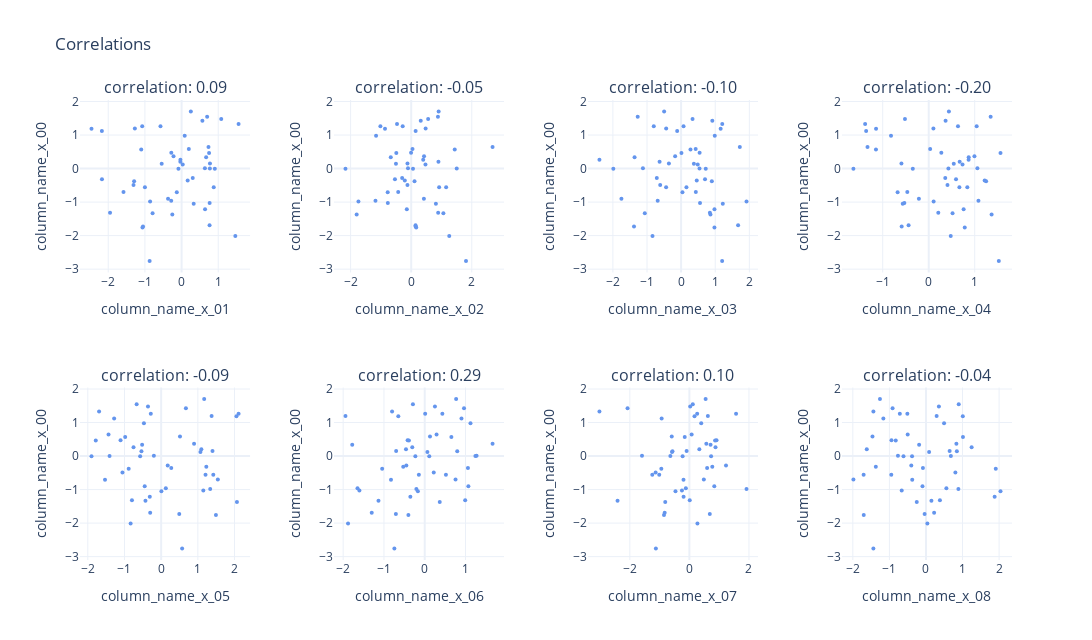

The notebook cell this image was saved under:
### Code cell
# Correlation plot with one specific variable

main_col = "column_name_x_00"
col_names = [
    "column_name_x_01",
    "column_name_x_02",
    "column_name_x_03",
    "column_name_x_04",
    "column_name_x_05",
    "column_name_x_06",
    "column_name_x_07",
    "column_name_x_08",
]
pairs = list(itertools.combinations(col_names, r=2))
n_plots = len(col_names)
n_plot_cols = 4
n_plot_rows = math.ceil(n_plots / n_plot_cols)

fig = subplots.make_subplots(
    rows=n_plot_rows,
    cols=n_plot_cols,
    subplot_titles=[
        f"correlation: {np.corrcoef(d_plot[main_col], d_plot[col])[0, 1]:0.2f}"
        for col in col_names
    ],
    horizontal_spacing=0.09,
)
for i in range(n_plots):
    fig.add_trace(
        go.Scatter(
            x=d_plot[col_names[i]],
            y=d_plot[main_col],
            name="",
            mode="markers",
            marker=dict(color="cornflowerblue", size=4, symbol="circle"),
        ),
        row=1 + i // n_plot_cols,
        col=1 + i % n_plot_cols,
    )
    fig.update_xaxes(
        title_text=col_names[i], row=1 + i // n_plot_cols, col=1 + i % n_plot_cols
    )
    fig.update_yaxes(
        title_text=main_col, row=1 + i // n_plot_cols, col=1 + i % n_plot_cols
    )
fig.update_traces(hovertemplate="x: %{x:0.3f}" + "<br>y: %{y:0.3f}")
fig.update_layout(
    template="plotly_white",
    width=1200,
    height=80 + 280 * n_plot_rows,
    title="Correlations",
    legend_title="Legend",
    showlegend=False,
)

### Figure 1 — Plotly figure (JSON) as saved in the notebook; plotly's stock layout.template omitted (floating-point values rounded to 4 significant figures)
{"data": [{"hovertemplate": "x: %{x:0.3f}<br>y: %{y:0.3f}", "marker": {"color": "cornflowerblue", "size": 4, "symbol": "circle"}, "mode": "markers", "name": "", "type": "scatter", "x": [-0.1306, -1.31, -2.171, -1.066, -0.03316, 1.466, 0.8766, 0.67, 0.6974, -0.2528, 0.568, 0.3044, -1.0, -2.456, 0.2523, 0.7631, -1.583, 0.198, 0.08525, 0.6405, -0.7907, 0.7712, -1.951, -1.294, -1.074, 0.03069, 0.7741, -0.8714, 0.1663, 0.6358, 1.082, -0.2828, 1.555, -0.8583, -0.2797, -0.08542, -0.2196, -2.174, 0.9063, 0.7503, -0.5753, -0.369, 0.7657, -1.101, 0.7338, -0.03157, -1.274, 0.3304, -0.5425, -1.052], "xaxis": "x", "y": [-0.7032, -0.4903, -0.3218, -1.755, 0.2067, -2.011, -0.5573, 0.3372, 1.549, -1.371, 1.425, -0.2795, -0.5596, 1.186, 1.699, -1.691, -0.6995, 0.583, 0.9782, -1.217, -1.329, -0.001455, -1.315, -0.3796, 1.265, 0.1207, 0.1479, -2.754, -0.3569, 0.007718, 1.478, -0.9576, 1.329, -0.9858, 0.4716, -0.008747, 0.367, 1.119, -0.00839, 0.4663, 1.263, -0.9017, -1.029, 0.5697, 0.6417, 0.2598, 1.193, -1.046, 0.1399, -1.731], "yaxis": "y"}, {"hovertemplate": "x: %{x:0.3f}<br>y: %{y:0.3f}", "marker": {"color": "cornflowerblue", "size": 4, "symbol": "circle"}, "mode": "markers", "name": "", "type": "scatter", "x": [-0.7757, -0.1232, -0.5369, 0.1654, 0.8999, 1.257, 1.154, -0.6742, 0.8833, -1.801, 0.3155, -0.2989, 0.9233, -0.8646, 0.9063, 0.1437, -0.4288, 0.04363, -1.16, -0.1446, 1.063, 1.503, 0.8905, 0.1102, -0.2809, 0.4709, -0.1227, 1.81, -0.2115, -0.1049, 0.56, -1.179, -0.4678, -1.742, -0.003703, -2.17, 0.4245, 0.1465, 0.05927, -0.4913, -1.017, 0.4193, -0.7714, 1.438, 2.687, 0.3967, 0.4769, 0.8159, -0.5031, 0.1449], "xaxis": "x2", "y": [-0.7032, -0.4903, -0.3218, -1.755, 0.2067, -2.011, -0.5573, 0.3372, 1.549, -1.371, 1.425, -0.2795, -0.5596, 1.186, 1.699, -1.691, -0.6995, 0.583, 0.9782, -1.217, -1.329, -0.001455, -1.315, -0.3796, 1.265, 0.1207, 0.1479, -2.754, -0.3569, 0.007718, 1.478, -0.9576, 1.329, -0.9858, 0.4716, -0.008747, 0.367, 1.119, -0.00839, 0.4663, 1.263, -0.9017, -1.029, 0.5697, 0.6417, 0.2598, 1.193, -1.046, 0.1399, -1.731], "yaxis": "y2"}, {"hovertemplate": "x: %{x:0.3f}<br>y: %{y:0.3f}", "marker": {"color": "cornflowerblue", "size": 4, "symbol": "circle"}, "mode": "markers", "name": "", "type": "scatter", "x": [0.03916, -0.6128, 0.7009, 0.9769, -0.6309, -0.8386, -0.4392, -1.365, -1.272, 0.8602, 0.9149, -0.7129, 0.1561, 1.159, -0.4982, 1.671, 0.4318, 0.4267, 0.9867, 0.9777, -1.065, 0.5388, 0.8431, 0.9007, -0.8017, 0.4871, -0.3584, 1.203, 0.4587, -1.12, 0.3351, -0.6869, 1.207, 1.918, 0.5422, 0.7224, -0.1749, -0.116, -1.987, 0.009983, 0.07121, -1.75, 0.5544, 0.2745, 1.721, -2.394, -0.4383, 1.222, 0.3744, -1.381], "xaxis": "x3", "y": [-0.7032, -0.4903, -0.3218, -1.755, 0.2067, -2.011, -0.5573, 0.3372, 1.549, -1.371, 1.425, -0.2795, -0.5596, 1.186, 1.699, -1.691, -0.6995, 0.583, 0.9782, -1.217, -1.329, -0.001455, -1.315, -0.3796, 1.265, 0.1207, 0.1479, -2.754, -0.3569, 0.007718, 1.478, -0.9576, 1.329, -0.9858, 0.4716, -0.008747, 0.367, 1.119, -0.00839, 0.4663, 1.263, -0.9017, -1.029, 0.5697, 0.6417, 0.2598, 1.193, -1.046, 0.1399, -1.731], "yaxis": "y3"}, {"hovertemplate": "x: %{x:0.3f}<br>y: %{y:0.3f}", "marker": {"color": "cornflowerblue", "size": 4, "symbol": "circle"}, "mode": "markers", "name": "", "type": "scatter", "x": [-0.6767, 0.4076, 0.5936, 0.7836, 0.673, 0.4788, 0.839, 0.8691, 1.346, 1.367, 0.3668, 0.36, 0.6669, -1.145, 0.4389, -0.4378, -0.4657, 0.0312, -0.8195, 0.7589, 0.5181, 0.4282, 0.2081, 1.248, 1.043, 0.735, -0.5932, 1.524, 1.216, 1.058, -0.5169, 1.081, -1.383, 0.1065, 0.2743, -1.637, 0.9941, -1.361, -0.3461, 1.561, 0.6364, -0.2137, -0.53, -1.147, -1.331, 0.8671, 0.1018, -0.5654, 0.5449, -0.5882], "xaxis": "x4", "y": [-0.7032, -0.4903, -0.3218, -1.755, 0.2067, -2.011, -0.5573, 0.3372, 1.549, -1.371, 1.425, -0.2795, -0.5596, 1.186, 1.699, -1.691, -0.6995, 0.583, 0.9782, -1.217, -1.329, -0.001455, -1.315, -0.3796, 1.265, 0.1207, 0.1479, -2.754, -0.3569, 0.007718, 1.478, -0.9576, 1.329, -0.9858, 0.4716, -0.008747, 0.367, 1.119, -0.00839, 0.4663, 1.263, -0.9017, -1.029, 0.5697, 0.6417, 0.2598, 1.193, -1.046, 0.1399, -1.731], "yaxis": "y4"}, {"hovertemplate": "x: %{x:0.3f}<br>y: %{y:0.3f}", "marker": {"color": "cornflowerblue", "size": 4, "symbol": "circle"}, "mode": "markers", "name": "", "type": "scatter", "x": [-1.53, -1.055, 1.231, 1.493, 1.096, -0.8328, 1.421, -0.5193, -0.6686, 2.066, 0.6739, 0.1784, 1.21, 2.052, 1.173, -0.2992, 1.545, 0.5133, -0.4703, -0.3101, -0.428, -1.407, -0.7966, -0.8856, 2.111, 1.07, 1.399, 0.5714, 0.2754, -0.1993, -0.359, 0.1266, -1.692, 1.337, -1.107, -0.5722, 0.8972, -1.282, -1.899, -1.783, -0.2829, -0.4488, 1.149, -0.9811, -1.435, -0.7536, 1.375, 0.006512, -0.5379, 0.4937], "xaxis": "x5", "y": [-0.7032, -0.4903, -0.3218, -1.755, 0.2067, -2.011, -0.5573, 0.3372, 1.549, -1.371, 1.425, -0.2795, -0.5596, 1.186, 1.699, -1.691, -0.6995, 0.583, 0.9782, -1.217, -1.329, -0.001455, -1.315, -0.3796, 1.265, 0.1207, 0.1479, -2.754, -0.3569, 0.007718, 1.478, -0.9576, 1.329, -0.9858, 0.4716, -0.008747, 0.367, 1.119, -0.00839, 0.4663, 1.263, -0.9017, -1.029, 0.5697, 0.6417, 0.2598, 1.193, -1.046, 0.1399, -1.731], "yaxis": "y5"}, {"hovertemplate": "x: %{x:0.3f}<br>y: %{y:0.3f}", "marker": {"color": "cornflowerblue", "size": 4, "symbol": "circle"}, "mode": "markers", "name": "", "type": "scatter", "x": [-0.8275, 0.221, -0.527, -0.4006, -0.4597, -1.88, 0.5195, -1.778, -0.2899, 0.3679, 0.9632, -0.4512, -0.1439, -0.6476, 0.7697, -1.299, 0.7552, 0.1292, 1.122, -0.3525, -1.134, 1.242, 0.9915, -1.043, 0.4322, 0.06538, -0.701, -0.7441, 1.059, 1.271, 0.2501, -1.648, -0.8003, -0.2047, -0.4198, -0.2301, 1.663, 0.9007, 0.1112, -0.3883, 0.01064, 1.07, -1.602, 0.6531, 0.29, -0.3054, -1.943, -0.1687, 0.7968, -0.7074], "xaxis": "x6", "y": [-0.7032, -0.4903, -0.3218, -1.755, 0.2067, -2.011, -0.5573, 0.3372, 1.549, -1.371, 1.425, -0.2795, -0.5596, 1.186, 1.699, -1.691, -0.6995, 0.583, 0.9782, -1.217, -1.329, -0.001455, -1.315, -0.3796, 1.265, 0.1207, 0.1479, -2.754, -0.3569, 0.007718, 1.478, -0.9576, 1.329, -0.9858, 0.4716, -0.008747, 0.367, 1.119, -0.00839, 0.4663, 1.263, -0.9017, -1.029, 0.5697, 0.6417, 0.2598, 1.193, -1.046, 0.1399, -1.731], "yaxis": "y6"}, {"hovertemplate": "x: %{x:0.3f}<br>y: %{y:0.3f}", "marker": {"color": "cornflowerblue", "size": 4, "symbol": "circle"}, "mode": "markers", "name": "", "type": "scatter", "x": [-0.1972, -1.134, 0.7695, -0.8535, 0.3338, 0.2701, -1.012, 0.7115, 0.1146, -0.811, -2.077, 1.229, -1.245, 0.1716, 0.5452, -0.829, 0.4855, -0.5917, 0.3974, -0.1948, -2.412, -0.638, 0.01186, -0.9421, 0.2615, -0.583, -0.09298, -1.125, 0.5957, -1.591, 0.02721, -0.1189, -3.02, 1.919, 0.9112, -0.2275, 0.5694, -0.9314, 0.7291, 0.8636, 1.567, 0.8364, -0.2505, -0.1565, 0.07617, 0.8771, 0.62, -0.4669, -0.5671, 0.6855], "xaxis": "x7", "y": [-0.7032, -0.4903, -0.3218, -1.755, 0.2067, -2.011, -0.5573, 0.3372, 1.549, -1.371, 1.425, -0.2795, -0.5596, 1.186, 1.699, -1.691, -0.6995, 0.583, 0.9782, -1.217, -1.329, -0.001455, -1.315, -0.3796, 1.265, 0.1207, 0.1479, -2.754, -0.3569, 0.007718, 1.478, -0.9576, 1.329, -0.9858, 0.4716, -0.008747, 0.367, 1.119, -0.00839, 0.4663, 1.263, -0.9017, -1.029, 0.5697, 0.6417, 0.2598, 1.193, -1.046, 0.1399, -1.731], "yaxis": "y7"}, {"hovertemplate": "x: %{x:0.3f}<br>y: %{y:0.3f}", "marker": {"color": "cornflowerblue", "size": 4, "symbol": "circle"}, "mode": "markers", "name": "", "type": "scatter", "x": [-0.3752, 0.8043, -1.372, -1.702, -1.619, 0.03844, -1.705, -0.1871, 0.8958, -0.2515, -0.9128, -0.4014, -0.9484, 1.007, -1.258, 0.2232, -1.984, -1.463, 0.4955, 1.878, 0.1493, 0.6815, 0.3815, 1.909, -0.5087, 0.08599, 0.647, -1.438, -0.08315, -0.7662, 0.3534, 0.558, -1.438, 0.887, -0.9426, -0.3807, 0.8323, -1.166, -0.6141, -0.8263, -0.7147, -0.09509, -0.6637, 1.012, -0.4996, 1.249, 0.2921, 2.038, 0.845, -0.03734], "xaxis": "x8", "y": [-0.7032, -0.4903, -0.3218, -1.755, 0.2067, -2.011, -0.5573, 0.3372, 1.549, -1.371, 1.425, -0.2795, -0.5596, 1.186, 1.699, -1.691, -0.6995, 0.583, 0.9782, -1.217, -1.329, -0.001455, -1.315, -0.3796, 1.265, 0.1207, 0.1479, -2.754, -0.3569, 0.007718, 1.478, -0.9576, 1.329, -0.9858, 0.4716, -0.008747, 0.367, 1.119, -0.00839, 0.4663, 1.263, -0.9017, -1.029, 0.5697, 0.6417, 0.2598, 1.193, -1.046, 0.1399, -1.731], "yaxis": "y8"}], "layout": {"annotations": [{"font": {"size": 16}, "showarrow": false, "text": "correlation: 0.09", "x": 0.09125, "xanchor": "center", "xref": "paper", "y": 1, "yanchor": "bottom", "yref": "paper"}, {"font": {"size": 16}, "showarrow": false, "text": "correlation: -0.05", "x": 0.3637, "xanchor": "center", "xref": "paper", "y": 1, "yanchor": "bottom", "yref": "paper"}, {"font": {"size": 16}, "showarrow": false, "text": "correlation: -0.10", "x": 0.6362, "xanchor": "center", "xref": "paper", "y": 1, "yanchor": "bottom", "yref": "paper"}, {"font": {"size": 16}, "showarrow": false, "text": "correlation: -0.20", "x": 0.9087, "xanchor": "center", "xref": "paper", "y": 1, "yanchor": "bottom", "yref": "paper"}, {"font": {"size": 16}, "showarrow": false, "text": "correlation: -0.09", "x": 0.09125, "xanchor": "center", "xref": "paper", "y": 0.375, "yanchor": "bottom", "yref": "paper"}, {"font": {"size": 16}, "showarrow": false, "text": "correlation: 0.29", "x": 0.3637, "xanchor": "center", "xref": "paper", "y": 0.375, "yanchor": "bottom", "yref": "paper"}, {"font": {"size": 16}, "showarrow": false, "text": "correlation: 0.10", "x": 0.6362, "xanchor": "center", "xref": "paper", "y": 0.375, "yanchor": "bottom", "yref": "paper"}, {"font": {"size": 16}, "showarrow": false, "text": "correlation: -0.04", "x": 0.9087, "xanchor": "center", "xref": "paper", "y": 0.375, "yanchor": "bottom", "yref": "paper"}], "height": 640, "legend": {"title": {"text": "Legend"}}, "showlegend": false, "title": {"text": "Correlations"}, "width": 1200, "xaxis": {"anchor": "y", "domain": [0, 0.1825], "title": {"text": "column_name_x_01"}}, "xaxis2": {"anchor": "y2", "domain": [0.2725, 0.455], "title": {"text": "column_name_x_02"}}, "xaxis3": {"anchor": "y3", "domain": [0.545, 0.7275], "title": {"text": "column_name_x_03"}}, "xaxis4": {"anchor": "y4", "domain": [0.8175, 1], "title": {"text": "column_name_x_04"}}, "xaxis5": {"anchor": "y5", "domain": [0, 0.1825], "title": {"text": "column_name_x_05"}}, "xaxis6": {"anchor": "y6", "domain": [0.2725, 0.455], "title": {"text": "column_name_x_06"}}, "xaxis7": {"anchor": "y7", "domain": [0.545, 0.7275], "title": {"text": "column_name_x_07"}}, "xaxis8": {"anchor": "y8", "domain": [0.8175, 1], "title": {"text": "column_name_x_08"}}, "yaxis": {"anchor": "x", "domain": [0.625, 1], "title": {"text": "column_name_x_00"}}, "yaxis2": {"anchor": "x2", "domain": [0.625, 1], "title": {"text": "column_name_x_00"}}, "yaxis3": {"anchor": "x3", "domain": [0.625, 1], "title": {"text": "column_name_x_00"}}, "yaxis4": {"anchor": "x4", "domain": [0.625, 1], "title": {"text": "column_name_x_00"}}, "yaxis5": {"anchor": "x5", "domain": [0, 0.375], "title": {"text": "column_name_x_00"}}, "yaxis6": {"anchor": "x6", "domain": [0, 0.375], "title": {"text": "column_name_x_00"}}, "yaxis7": {"anchor": "x7", "domain": [0, 0.375], "title": {"text": "column_name_x_00"}}, "yaxis8": {"anchor": "x8", "domain": [0, 0.375], "title": {"text": "column_name_x_00"}}}}
